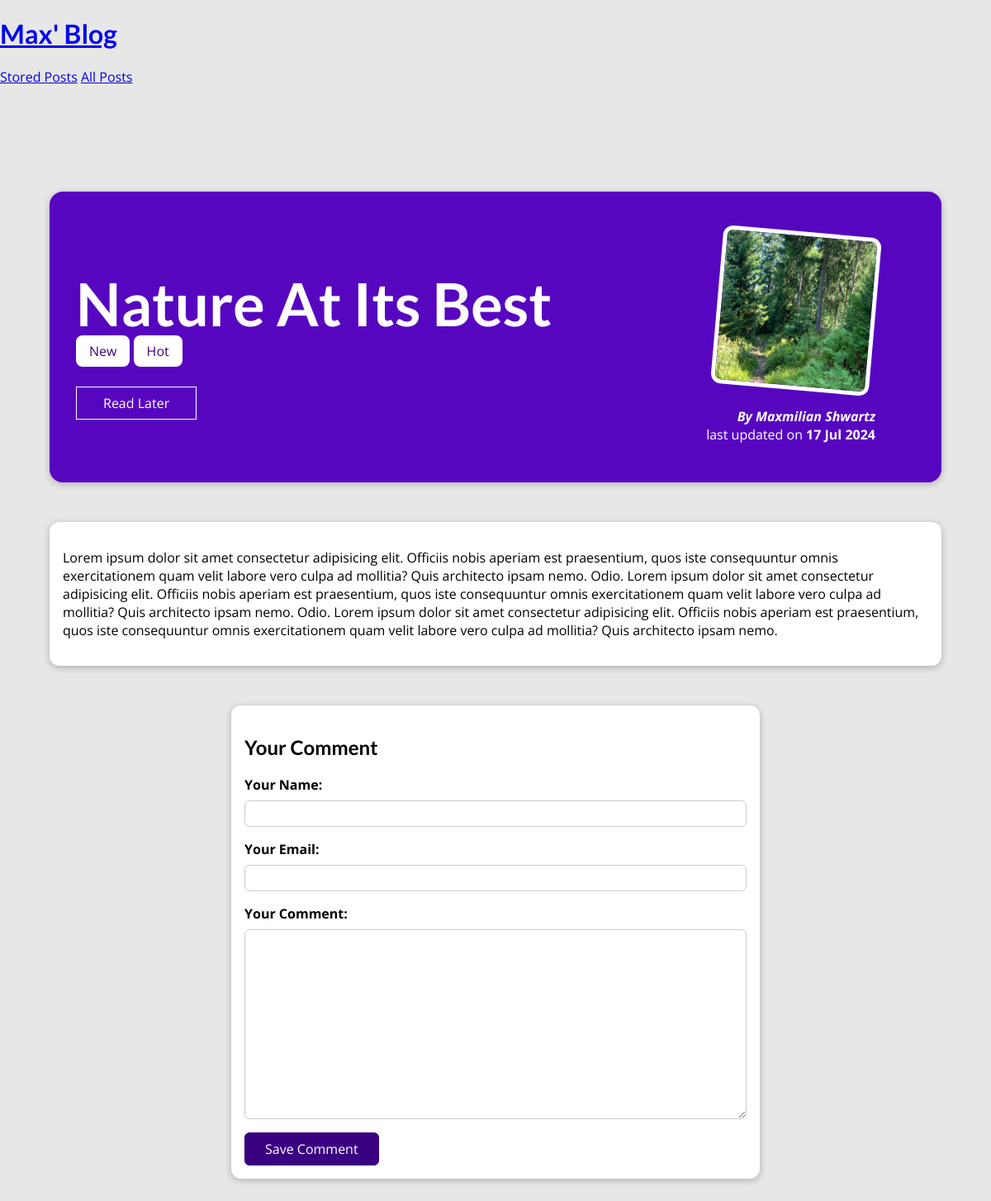
The page /posts/nature-at-its-best on the database its author committed.
### blog/models.py (models this page shows, shortened)
class Post(models.Model):
    title = models.CharField(max_length=150)
    excerpt = models.CharField(max_length=200)
    image = models.ImageField(upload_to="posts", null=True)
    date = models.DateField(auto_now=True)
    slug = models.SlugField(unique=True, db_index=True)
    content = models.TextField(validators=[MinLengthValidator(10)])
    author = models.ForeignKey(
        Author, on_delete=models.SET_NULL, related_name='posts', null=True)
    tags = models.ManyToManyField(Tag)

class Tag(models.Model):
    caption = models.CharField(max_length=20)

class Author(models.Model):
    first_name = models.CharField(max_length=100)
    last_name = models.CharField(max_length=100)
    email_address = models.EmailField()
    def full_name(self):
        return f'{self.first_name} {self.last_name}'
    def __str__ (self):
        return self.full_name()

### blog/views.py (the view, shortened to what this page needs)
# urls.py: path("posts/<slug:slug>", views.SinglePostView.as_view(),
class SinglePostView(View):
    def is_stored_post(self, request, post_id):
        stored_posts = request.session.get("stored_posts")
        if stored_posts is not None:
            is_saved_for_later = post_id in stored_posts
        else:
            is_saved_for_later = False
        return is_saved_for_later
    def get(self, request, slug):
        post = Post.objects.get(slug=slug)
        context = {
            "post": post,
            "post_tags": post.tags.all(),
            "comment_form": CommentForm(),
            "comments": post.comments.all().order_by("-id"),
            "saved_for_later": self.is_stored_post(request, post.id)
                       }
        return render(request, "blog/post-detail.html", context)

### blog/forms.py
class CommentForm(forms.ModelForm):
    class Meta:
        model = Comment
        exclude =["post"]
        labels = {
            "user_name": "Your Name",
            "user_email": "Your Email",
            "text": "Your Comment"
        }

### blog/templates/blog/post-detail.html (shortened to what this page needs)
{% extends "base.html" %}
{% load static %}
{% block css_files %}
    <link rel="stylesheet" href="{% static "blog/post-detail.css"%}" />
{% endblock %}
{% block content %}
  <section id="summary">
      <h2>{{post.title}}</h2>
      <div>
          {% for tag in post_tags %}
             <span class="tag">{{ tag.caption }}</span>
          {% endfor %}
      </div>
      <div id="read-later" >
          <form action="{% url "read-later" %}" method="POST">
             <button>
               {% if saved_for_later %}
                 Remove from "Read Later" List
               {% else %}
                 Read Later
               {% endif %}
             </button>
          </form>
      </div>
      <article>
          <img src="{{ post.image.url }}" alt="{{ post.title }}" />
          <address>By <a href="mailto:{{ post.author.email_address }}">{{ post.author}}</a></address>
          <div>
              last updated on <time>{{ post.date|date:"d M Y" }}</time>
          </div>
      </article>
  </section>
  <main>
    {{  post.content|linebreaks }}
  </main>
   <section id="comment-form">
     <h2>Your Comment</h2>
     <form action="{% url "post-detail-page" post.slug %}" method="POST">
       {% for form_field in comment_form %}
       <div class="form-control {% if form_field.errors %}invalid{%  endif %}">
           {{ form_field.label_tag }}
           {{ form_field }}
       </div>
       {% endfor %}
       <button>Save Comment</button>
     </form>
   </section>
{% endblock %}

### static/app.css (style rules this page uses)
* { box-sizing: border-box; }
html { font-family: 'Open Sans', 'Lato', sans-serif; }
body { margin: 0; }
h1, h2, h3 { font-family: 'Lato', sans-serif; font-weight: bold; }

### blog/static/blog/post-detail.css (style rules this page uses)
body { background-color: #e7e7e7; }
#summary { margin: 8rem auto 3rem auto; padding: 2rem; width: 90%; max-width: 90rem; border-radius: 16px; background-color: #5706c0; position: relative; box-shadow: 0 2px 8px rgba(0, 0, 0, 0.25); height: 22rem; }
#summary h2 { color: white; font-size: 4.5rem; margin-bottom: 0.25rem; }
#summary article { position: absolute; top: 2rem; right: 3rem; padding: 1rem 2rem; border-radius: 12px; text-align: right; color: white; }
#summary article img { width: 12rem; height: 12rem; border-radius: 12px; transform: rotateZ(5deg); border: 5px solid white; margin-bottom: 1rem; }
#summary address { font-weight: bold; }
#summary a { color: white; text-decoration: none; }
#summary time { font-weight: bold; }
#read-later { margin: 2rem 0; }
#read-later button { background-color: transparent; border: 1px solid white; padding: 0.5rem 2rem; font: inherit; color: white; cursor: pointer; }
main { width: 90%; max-width: 90rem; margin: 3rem auto; background-color: white; padding: 1rem; border-radius: 12px; box-shadow: 0 2px 8px rgba(0, 0, 0, 0.25); }
.tag { background-color: white; color: #390281; padding: 0.5rem 1rem; border-radius: 8px; }
#comment-form { margin: 3rem auto; width: 90%; max-width: 40rem; border-radius: 12px; background-color: white; box-shadow: 0 2px 8px rgba(0, 0, 0, 0.25); padding: 1rem; }
#comment-form button { font: inherit; background-color: #390281; color: white; border: 1px solid #390281; padding: 0.5rem 1.5rem; border-radius: 6px; cursor: pointer; }
.form-control { margin-bottom: 1rem; }
.form-control label { font-weight: bold; margin-bottom: 0.5rem; display: block; }
.form-control input, .form-control textarea { display: block; width: 100%; font: inherit; padding: 0.25rem; border-radius: 6px; border: 1px solid #ccc; }

### rows shown on the page
Post: title "Nature At Its Best", image (picture), author "Maxmilian Shwartz", date "17 Jul 2024", content "Lorem ipsum dolor sit amet consectetur adipisicing elit. Officiis nobis aperiam est praesentium, quos iste consequuntur omnis exercitationem quam velit labore vero culpa ad mollitia? Quis architecto ipsam nemo. Odio. Lorem ipsum dolor sit amet consectetur adipisicing elit. Officiis nobis aperiam est praesentium, quos iste consequuntur omnis exercitationem quam velit labore vero culpa ad mollitia? Quis architecto ipsam nemo. Odio. Lorem ipsum dolor sit amet consectetur adipisicing elit. Officiis nobis aperiam est praesentium, quos iste consequuntur omnis exercitationem quam velit labore vero culpa ad mollitia? Quis architecto ipsam nemo."
Tag: caption "New"
Tag: caption "Hot"
